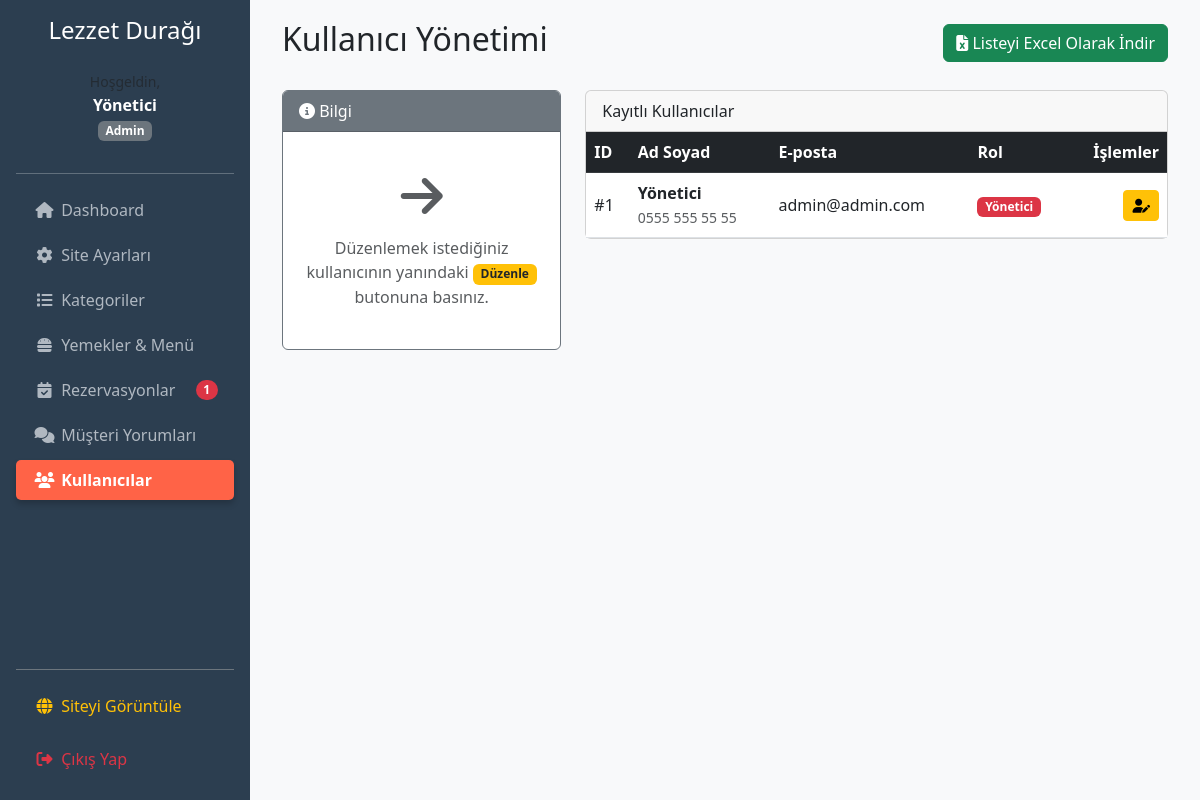
The page /admin/users.php (signed in) on the database its author committed.
### tables this page shows
CREATE TABLE `users` (
  `id` int(11) NOT NULL,
  `name` varchar(100) NOT NULL,
  `email` varchar(100) NOT NULL,
  `password` varchar(255) NOT NULL,
  `phone` varchar(20) DEFAULT NULL,
  `role` enum('admin','personel','uye') DEFAULT 'uye',
  `created_at` timestamp NOT NULL DEFAULT current_timestamp()
);

### admin/users.php (the view, shortened to what this page needs)
<?php
require_once 'includes/header.php';
$editMode = false;
$users = $pdo->query("SELECT * FROM users ORDER BY id DESC")->fetchAll(PDO::FETCH_ASSOC);
?>
<div class="container-fluid">
    <div class="d-flex justify-content-between align-items-center mb-4">
        <h2>Kullanıcı Yönetimi</h2>
        <a href="users.php?export=true" class="btn btn-success">
            <i class="fas fa-file-excel"></i> Listeyi Excel Olarak İndir
        </a>
    </div>
    <div class="row">
        <div class="col-md-4">
            <div class="card border-<?= $editMode ? 'warning' : 'secondary' ?>">
                <div class="card-header <?= $editMode ? 'bg-warning text-dark' : 'bg-secondary text-white' ?>">
                    <?= $editMode ? '<i class="fas fa-user-edit"></i> Kullanıcıyı Düzenle' : '<i class="fas fa-info-circle"></i> Bilgi' ?>
                </div>
                <div class="card-body">
                    <?php if(!$editMode): ?>
                        <div class="text-center py-4 text-muted">
                            <i class="fas fa-arrow-right fa-3x mb-3"></i><br>
                            Düzenlemek istediğiniz kullanıcının yanındaki <span class="badge bg-warning text-dark">Düzenle</span> butonuna basınız.
                        </div>
                    <?php endif; ?>
                </div>
            </div>
        </div>
        <div class="col-md-8">
            <div class="card">
                <div class="card-header">Kayıtlı Kullanıcılar</div>
                <div class="card-body p-0">
                    <div class="table-responsive">
                        <table class="table table-hover align-middle mb-0">
                            <thead class="table-dark">
                                <tr>
                                    <th>ID</th>
                                    <th>Ad Soyad</th>
                                    <th>E-posta</th>
                                    <th>Rol</th>
                                    <th class="text-end">İşlemler</th>
                                </tr>
                            </thead>
                            <tbody>
                                <?php foreach ($users as $user): ?>
                                <tr>
                                    <td>#<?= $user['id'] ?></td>
                                    <td>
                                        <div class="fw-bold"><?= htmlspecialchars($user['name']) ?></div>
                                        <small class="text-muted"><?= htmlspecialchars($user['phone'] ?? '-') ?></small>
                                    </td>
                                    <td><?= htmlspecialchars($user['email']) ?></td>
                                    <td>
                                        <?php if($user['role'] == 'admin'): ?>
                                            <span class="badge bg-danger">Yönetici</span>
                                        <?php elseif($user['role'] == 'personel'): ?>
                                            <span class="badge bg-primary">Personel</span>
                                        <?php else: ?>
                                            <span class="badge bg-secondary">Müşteri</span>
                                        <?php endif; ?>
                                    </td>
                                    <td class="text-end">
                                        <a href="users.php?edit=<?= $user['id'] ?>" class="btn btn-sm btn-warning">
                                            <i class="fas fa-user-edit"></i>
                                        </a>
                                    </td>
                                </tr>
                                <?php endforeach; ?>
                            </tbody>
                        </table>
                    </div>
                </div>
            </div>
        </div>
    </div>
</div>
<?php require_once 'includes/footer.php'; ?>

### admin/includes/header.php (style rules this page uses)
body { min-height: 100vh; background: #f8f9fa; }

### rows shown on the page
users: id "1", name "Yönetici", phone "0555 555 55 55", email "admin@admin.com", role "Yönetici"

### other values the page prints
$_SESSION['name'] "Yönetici"
$_SESSION['role'] "Admin"
$pendingReservationCount "1"
